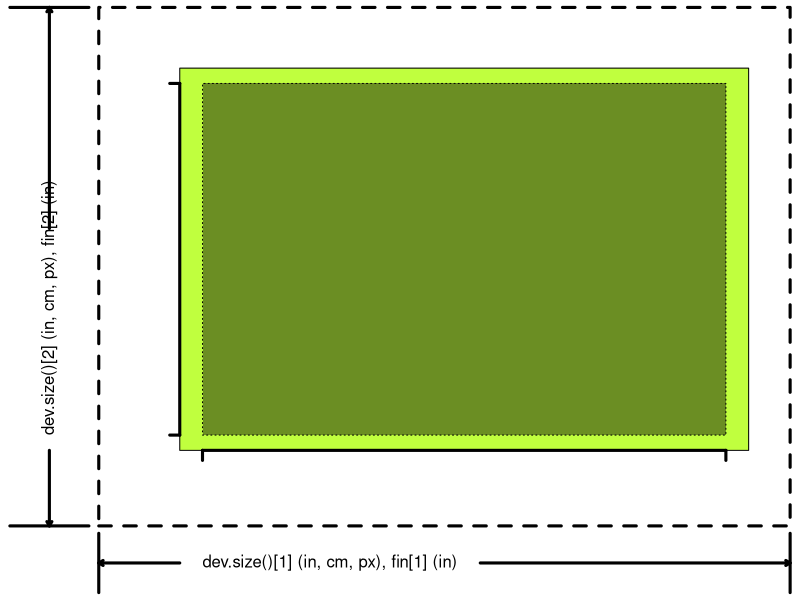
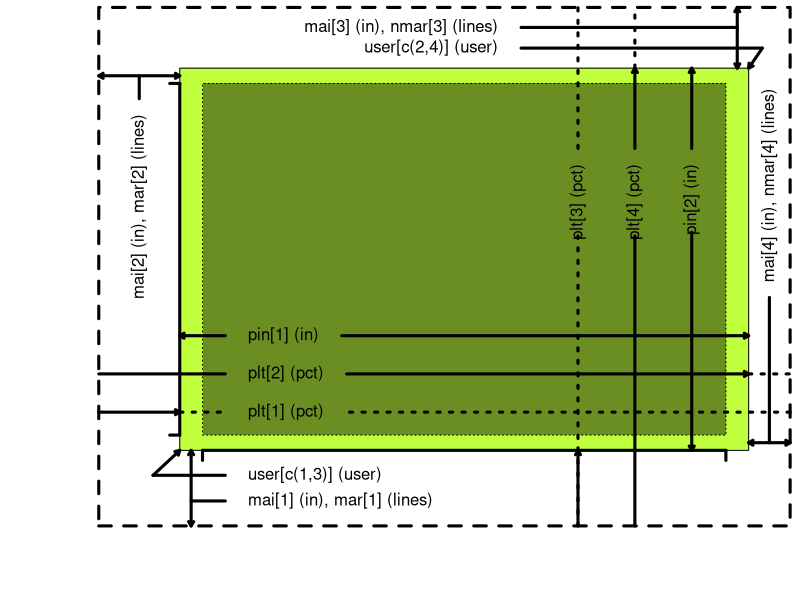
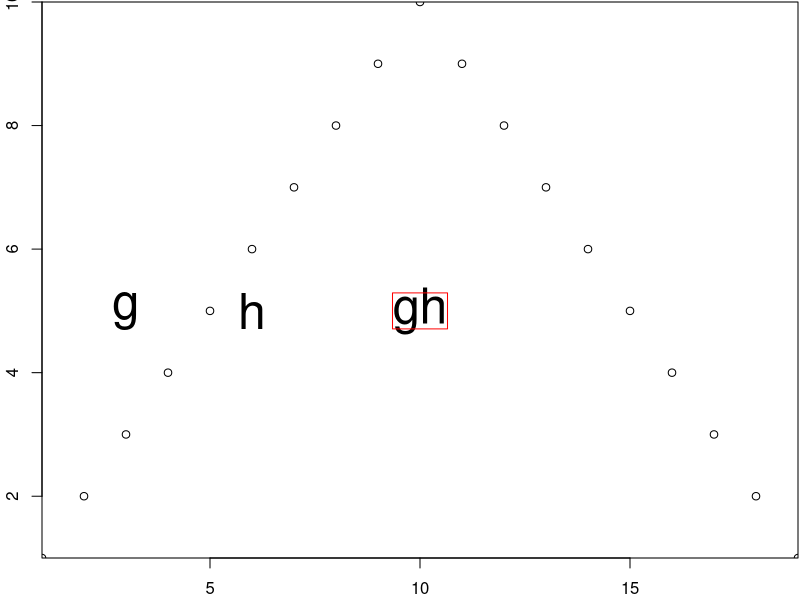

Recreate these plots in R, in order.
## ---- chunk 1
# Note: once I am done with this, I need to do a cheat sheet on date-time values in R.

x <- function(p) {
  marks <- c(-1, 0, 0.82, 7-0.42, 7, 7)
  p <- ifelse (p < 100, 100, p)
  p <- ifelse (p > 500, 500, p)
  i <- p %/% 100
  w <- (p/100) %% 1
  return((1-w)*marks[i]+w*marks[i+1])
}

y <- function(p) {
  marks <- c(-1, 0, 1.02, 7-0.82, 7, 7)
  p <- ifelse (p < 100, 100, p)
  p <- ifelse (p > 500, 500, p)
  i <- p %/% 100
  w <- (p/100) %% 1
  return((1-w)*marks[i]+w*marks[i+1])
}

draw_framework <- function() {
  par(mar=rep(0, 4), xaxs="i", yaxs="i")
  plot(c(-1,7.1), c(-1,7.1), type="n", axes=FALSE)

  # user coordinates after adding 4%
  polygon(
    x=x(c(300, 400, 400, 300)),
    y=y(c(300, 300, 400, 400)),
    density=NA, col="olivedrab1", border="black")

  # user coordinates defined by xlim, ylim
  polygon(
    x=x(c(304, 396, 396, 304)),
    y=y(c(304, 304, 396, 396)),
    density=NA, col="olivedrab", border="black", lty="dotted")

  axis(side=1, pos=y(300), at=x(c(304, 396)), labels=rep(" ", 2), lwd=3) 
  axis(side=2, pos=x(300), at=y(c(304, 396)), labels=rep(" ", 2), lwd=3) 

  polygon(x=x(c(200, 500, 500, 200)), y=y(c(200, 200, 500, 500)), lwd=3, lty="dashed")
}
## ---- chunk 2
draw_framework()
# graphics device size (x)
s1 <- "dev.size()[1] (in, cm, px), fin[1] (in)"
w1 <- strwidth(s1)
text    (x(304),    y(150), s1, adj=0)
arrows  (x(300),    y(150), x(200), y(150), lwd=3, len=0.05)
arrows  (x(308)+w1, y(150), x(500), y(150), lwd=3, len=0.05)
segments(x(200),    y(190), x(200), y(110), lwd=3)
segments(x(500),    y(190), x(500), y(110), lwd=3)

# graphics device size (y)
s2 <- "dev.size()[2] (in, cm, px), fin[2] (in)"
w2 <- strwidth(s2)
text    (x(150), y(304), s2, adj=0, srt=90)
arrows  (x(150), y(300),    x(150), y(200), lwd=3, len=0.05)
arrows  (x(150), y(308)+w2, x(150), y(500), lwd=3, len=0.05)
segments(x(190), y(200),    x(110), y(200), lwd=3)
segments(x(190), y(500),    x(110), y(500), lwd=3)

draw_framework()
# plotting region size (x--pin[1], plt[1], plt[2])
s3 <- "pin[1] (in)"
w3 <- strwidth(s3)
text  (x(312),    y(330), s3, adj=0)
arrows(x(308),    y(330), x(300), y(330), lwd=3, len=0.05)
arrows(x(316)+w3, y(330), x(400), y(330), lwd=3, len=0.05)

s4 <- "plt[1] (pct)"
w4 <- strwidth(s4)
text    (x(312), y(310), s4, adj=0)
arrows  (x(200), y(310), x(300),    y(310), lwd=3, len=0.05)
segments(x(300), y(310), x(308),    y(310), lwd=3, lty="dotted")
segments(x(500), y(310), x(316)+w4, y(310), lwd=3, lty="dotted")

s5 <- "plt[2] (pct)"
w5 <- strwidth(s5)
text    (x(312),    y(320), s5, adj=0)
segments(x(200),    y(320), x(308), y(320), lwd=3)
arrows  (x(316)+w5, y(320), x(400), y(320), lwd=3, len=0.05)
segments(x(400),    y(320), x(500), y(320), lwd=3, lty="dotted")

s6 <- "pin[2] (in)"
w6 <- strwidth(s6)
arrows(x(390), y(371)-w6, x(390), y(300), lwd=3, len=0.05)
arrows(x(390), y(379),    x(390), y(400), lwd=3, len=0.05)
text  (x(390), y(375), s6, adj=1, srt=90)

# plotting region size (x--pin[1], plt[1], plt[2])
s7 <- "plt[4] (pct)"
w7 <- strwidth(s7)
text    (x(380), y(375), s7, adj=1, srt=90)
segments(x(380), y(200), x(380), y(371)-w7, lwd=3)
arrows  (x(380), y(379), x(380), y(400),    lwd=3, len=0.05)
segments(x(380), y(400), x(380), y(500),    lwd=3, lty="dotted")

s8 <- "plt[3] (pct)"
w8 <- strwidth(s8)
text    (x(370), y(375), s8, adj=1, srt=90)
segments(x(370), y(200), x(370), y(371)-w7, lwd=3, lty="dotted")
arrows  (x(370), y(200), x(370), y(300),    lwd=3, len=0.05)
segments(x(370), y(379), x(370), y(500),    lwd=3, lty="dotted")


# lower left user coordinates
arrows  (x(267), y(267), x(300), y(300), lwd=3, len=0.05)
segments(x(267), y(267), x(308), y(267), lwd=3)
text    (x(312), y(267), "user[c(1,3)] (user)", adj=0)

# upper right user coordinates
arrows  (x(433), y(433), x(400), y(400), lwd=3, len=0.05)
segments(x(433), y(433), x(360), y(433), lwd=3)
text    (x(356), y(433), "user[c(2,4)] (user)", adj=1)

# bottom margin
arrows  (x(302), y(200), x(302), y(300), lwd=3, length=0.05, code=3)
segments(x(302), y(233), x(308), y(233), lwd=3)
text(    x(312), y(233), "mai[1] (in), mar[1] (lines)", adj=0, cex=1.0)

# top margin
arrows  (x(398), y(400), x(398), y(500), lwd=3, length=0.05, code=3)
segments(x(398), y(467), x(360), y(467), lwd=3)
text    (x(356), y(467), "mai[3] (in), nmar[3] (lines)", adj=1, cex=1.0)

# left margin
arrows  (x(200), y(398), x(300), y(398), lwd=3, len=0.05, code=3)
segments(x(250), y(398), x(250), y(392), lwd=3)
text    (x(250), y(388), "mai[2] (in), mar[2] (lines)", adj=1, srt=90)

# right margin
arrows  (x(400), y(302), x(500), y(302), lwd=3, length=0.05, code=3)
segments(x(450), y(302), x(450), y(340), lwd=3)
text    (x(450), y(344), "mai[4] (in), nmar[4] (lines)", adj=0, srt=90, cex=1.0)

## ---- chunk 3
par(mar=c(2.1, 2.1, 0.1, 0.1))
# test
plot(c(1:10,9:1))
par("cin")
par("cra")
par("csi")
par("cxy")

s <- "gh"
text(10, 5, s, cex=3)
text( 6, 5, "h", cex=3)
text( 3, 5, "g", cex=3)
# test
x <- 1
Hi.width.user <- strwidth(s, units="user", cex=3)
print(Hi.width.user)
Hi.height.user <- strheight(s, units="user", cex=3)
print(Hi.height.user)
x.box <- 10+c(-1,-1,1,1)*Hi.width.user/2
y.box <-  5+c(-1,1,1,-1)*Hi.height.user/2
polygon(x=x.box,y=y.box,border="red")
